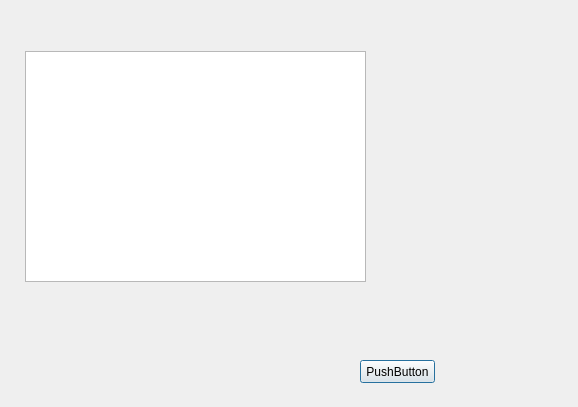
<?xml version="1.0" encoding="UTF-8"?>
<ui version="4.0">
 <class>helpdialog</class>
 <widget class="QDialog" name="helpdialog">
  <property name="geometry">
   <rect>
    <x>0</x>
    <y>0</y>
    <width>578</width>
    <height>407</height>
   </rect>
  </property>
  <property name="windowTitle">
   <string>Dialog</string>
  </property>
  <widget class="QTextBrowser" name="textBrowser">
   <property name="geometry">
    <rect>
     <x>25</x>
     <y>51</y>
     <width>341</width>
     <height>231</height>
    </rect>
   </property>
  </widget>
  <widget class="QPushButton" name="pushButton">
   <property name="geometry">
    <rect>
     <x>360</x>
     <y>360</y>
     <width>75</width>
     <height>23</height>
    </rect>
   </property>
   <property name="text">
    <string>PushButton</string>
   </property>
  </widget>
 </widget>
 <resources/>
 <connections/>
</ui>
